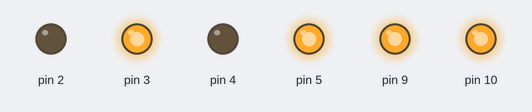
Bench run of a sketch on a simulated Arduino Uno, built with avr-gcc and run on an emulated ATmega328P. Parts: output pins drawn as LEDs (lit = HIGH).

Above: at 0.1 s.
At 6.1 s:
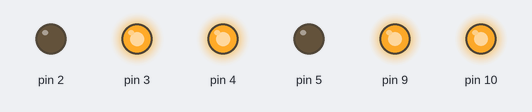
At 14.2 s:
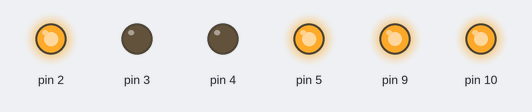
At 21.3 s:
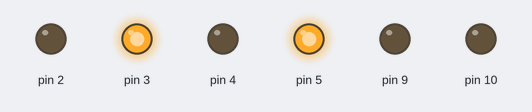
Timing chart, 0 to 22.8 s (numbered marks = the images above):
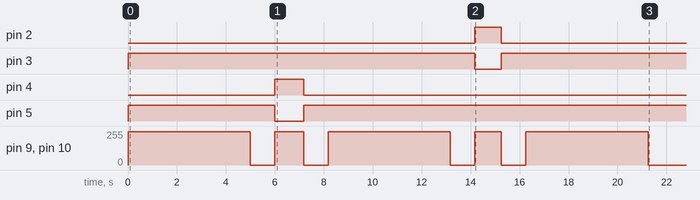

The sketch:

RobotAlpha.ino
```cpp
#include <Arduino.h>
#include "wheel.h"
#include "drive.h"

int cycles = 1;

DRIVE drive;

void setup() {
	drive.init();
}

void loop() {
  if (cycles > 0) {
	cycles = cycles - 1;

	drive.forward(2);
	delay(5000);
	drive.stop();
	delay(1000);

	drive.turnLeft();
	delay(1000);

	drive.forward(2);
	delay(5000);
	drive.stop();
	delay(1000);

	drive.turnRight();
	delay(1000);

	drive.forward(2);
	delay(5000);
	drive.stop();
	delay(1000);


  }
}
```

drive.h
```cpp
class DRIVE {

	private:

	WHEEL lWheel;
	WHEEL rWheel;


	public:

	void init() {
		lWheel.init(4, 5, 10);
		// leftWheel.setGears(50, 150, 250);
		rWheel.init(2, 3, 9);
	}

	void stop() {
		lWheel.stop();
		rWheel.stop();
	}

	void forward(int gear) {
		lWheel.forward(gear);
		rWheel.forward(gear);
	}

	void reverse() {
		lWheel.reverse(2);
		rWheel.reverse(2);
	}

	void turnRight() {
		lWheel.forward(2);
		rWheel.reverse(2);

		delay(1075);
		stop();
	}

	void turnLeft() {
		lWheel.reverse(2);
		rWheel.forward(2);

		delay(1175);
		stop();
	}

};
```

wheel.h
```cpp
class WHEEL {

	private:


	int dirPin1;
	int dirPin2;
	int speedPin;
	int gears[3];

	public:

	void init(int p1, int p2, int p3) {
		dirPin1 = p1;
		dirPin2 = p2;
		speedPin = p3;

		pinMode(dirPin1, OUTPUT);
		pinMode(dirPin2, OUTPUT);
		pinMode(speedPin, OUTPUT);

		gears[0] = 50;
		gears[1] = 150;
		gears[2] = 250;
	}

	void setGears(int g1, int g2, int g3) {
		gears[0] = g1;
		gears[1] = g2;
		gears[2] = g3;
	}

	void stop() {
		analogWrite(speedPin, 0);
    	digitalWrite(dirPin1, LOW);
    	digitalWrite(dirPin2, HIGH);
	}

	void forward(int g) {
		analogWrite(speedPin, gears[g]);
		digitalWrite(dirPin1, LOW);
		digitalWrite(dirPin2, HIGH);
	}

	void reverse(int g) {
		analogWrite(speedPin, gears[g]);
		digitalWrite(dirPin1, HIGH);
		digitalWrite(dirPin2, LOW);
	}
};
```

Measured:
- by itself, pin 2: LOW → HIGH at 14.2 s, → LOW 1.1 s later
- by itself, pin 3: LOW → HIGH at 0.00 s, → LOW 14.2 s later, → HIGH 1.1 s later
- by itself, pin 4: LOW → HIGH at 6.0 s, → LOW 1.2 s later
- by itself, pin 5: LOW → HIGH at 0.00 s, → LOW 6.0 s later, → HIGH 1.2 s later
- by itself, pin 9, pin 10: repeats every 8.2 s: 0/255 1.0 s, 250/255 1.2 s, 0/255 1.0 s, 250/255 5.0 s, until it stays 0/255 from 21.3 s
